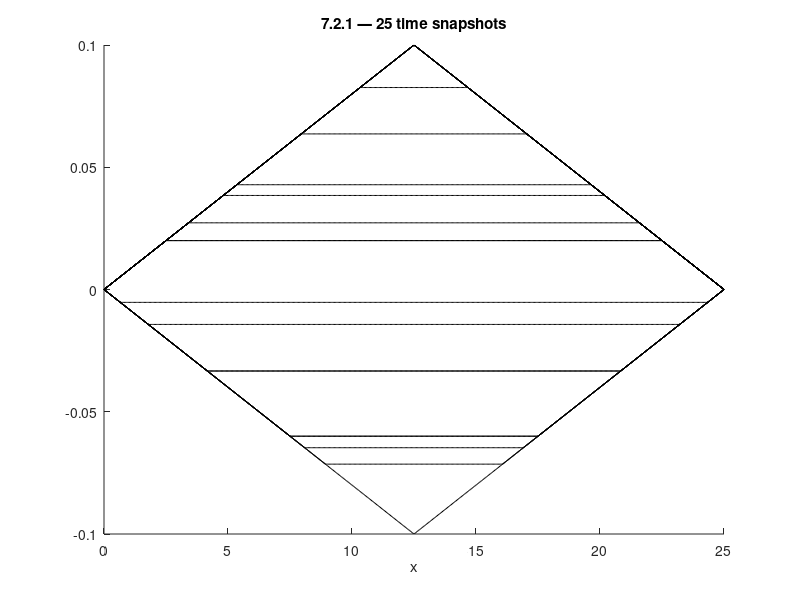

MATLAB code to generate this figure:
% Set values for plotting
xs = linspace(0, 25, 500);
ts = 1 ./ linspace(0, 50, 25);

%% 7.2.1

problem_number = '7.2.1';

% Wave speed
c = 2500;

% Wave function Fourier series
nmax = 1000;
an = @(n, t) 4/(5*n^2*pi^2)*sin(n*pi/2)*cos(c*n*pi*t/25);

us = zeros(length(ts), length(xs));
row = 1;

for t = ts
  u = 0;

  for n = 1:nmax
    u = u + an(n, t) * sin(n*pi*xs/25);
  end

  us(row, :) = u;
  row = row + 1;
end

figure();
hold on;

for i = 1:25
  plot(xs, us(i, :), 'k');
end

xlabel('x');
xlim([0, 25]);
title(strcat(problem_number, ' — 25 time snapshots'));

hold off;
